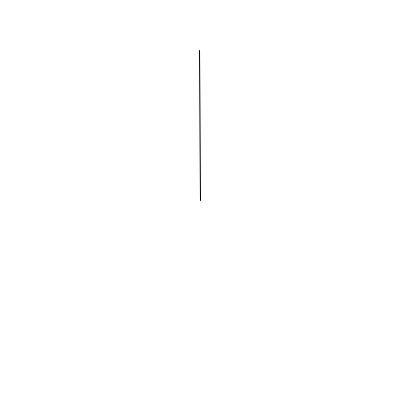
Frame 1 (no input)
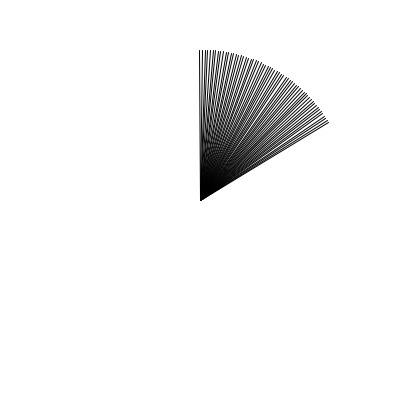
Frame 60 (the mouse pressed at the canvas centre just before this capture)
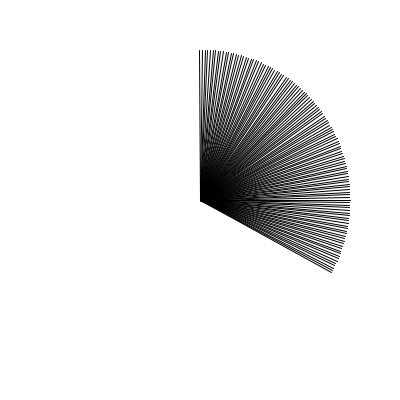
Frame 120 (the mouse held since frame 60 and released just before this capture)

The Processing sketch that drew these frames (run headless with seeded random() and noise(); from frame 60 on, the mouse is pressed at the canvas centre):

// Processing sketch: ch7_SecondsBar
// ── ch7_SecondsBar.pde
float r=150;
float theta=-90;

void setup() {
  size(400, 400);
  background(255);
}

void draw() {
  //background(255);

  noStroke();
  fill(0);
  translate(width/2, height/2);
  
  float x = r*cos(radians(theta));
  float y = r*sin(radians(theta));
  
  stroke(0);
  line(0, 0, x, y);
  
  theta+=1;
}
